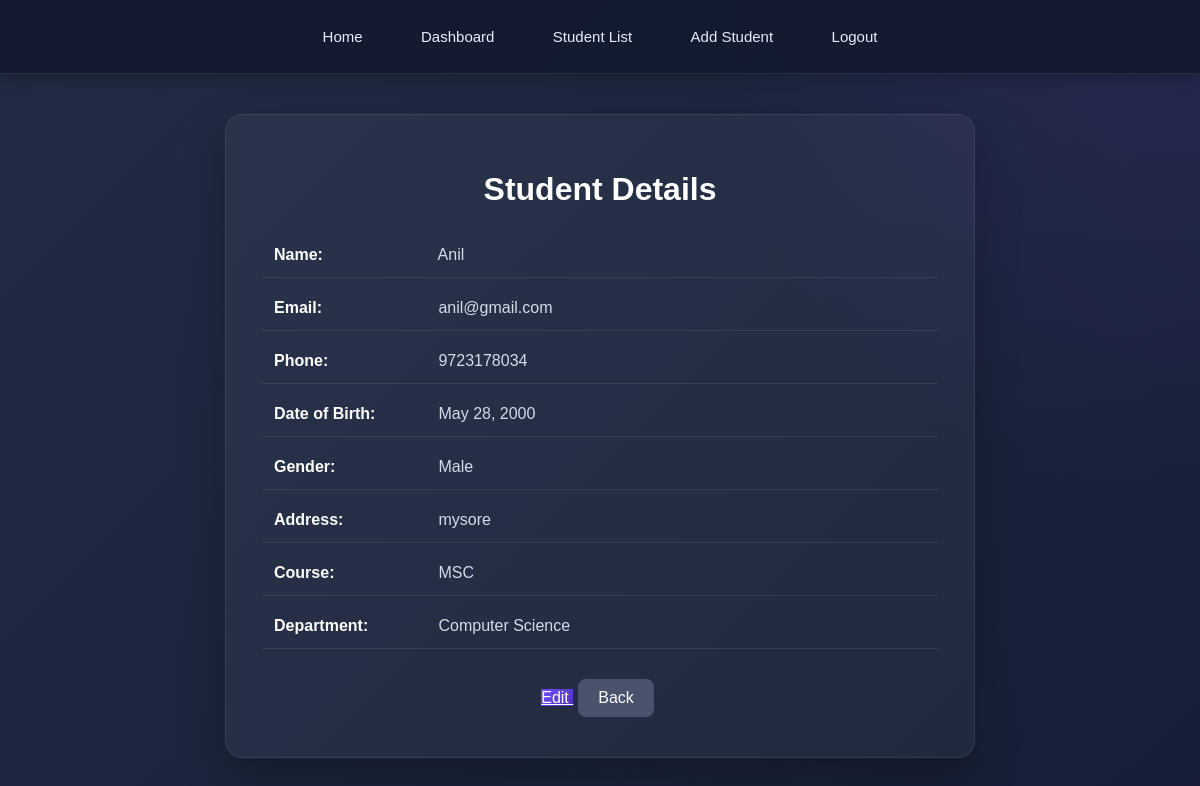
The app's page /student/13/ (signed in) with its own data.
### students/models.py (models this page shows, shortened)
class Student(models.Model):
    name = models.CharField(max_length=100)
    email = models.EmailField(unique=True)
    phone = models.CharField(max_length=10, unique=True)
    date_of_birth = models.DateField()
    gender = models.CharField(max_length=10)
    address = models.TextField()
    course = models.CharField(max_length=100)
    department = models.CharField(max_length=100)

### students/views.py (the view)
# urls.py: path('student/<int:id>/', views.student_detail, name='student_detail'),
@login_required
def student_detail(request, id):
    student = get_object_or_404(Student, id=id)
    return render(
        request,
        'students/student_detail.html',
        {'student': student}
    )

### StudentManagementSystem/students/templates/students/student_detail.html (shortened to what this page needs)
{% load static %}
<!DOCTYPE html>
<html>
<head>
    <link rel="stylesheet" href="{% static 'students/style.css' %}">
</head>
<body>
    <nav>
        <a href="{% url 'home' %}">Home</a>
        {% if user.is_authenticated %}
            <a href="{% url 'dashboard' %}">Dashboard</a>
            <a href="{% url 'student_list' %}">
                Student List
            </a>
            <a href="{% url 'add_student' %}">
                Add Student
            </a>
            <a href="{% url 'logout' %}">
                Logout
            </a>
        {% else %}
            <a href="{% url 'login' %}">
                Login
            </a>
        {% endif %}
    </nav>
    <div class="detail-container">
        <h1>Student Details</h1>
        <div class="student-details">
            <p>
                <strong>Name:</strong> {{ student.name }}
            </p>
            <p>
                <strong>Email:</strong> {{ student.email }}
            </p>
            <p>
                <strong>Phone:</strong> {{ student.phone }}
            </p>
            <p>
                <strong>Date of Birth:</strong> {{ student.date_of_birth }}
            </p>
            <p>
                <strong>Gender:</strong> {{ student.gender }}
            </p>
            <p>
                <strong>Address:</strong> {{ student.address }}
            </p>
            <p>
                <strong>Course:</strong> {{ student.course }}
            </p>
            <p>
                <strong>Department:</strong> {{ student.department }}
            </p>
        </div>
        <div class="detail-buttons">
            <a href="{% url 'edit_student' student.id %}" class="edit-button"> Edit </a>
            <a href="{% url 'student_list' %}" class="back-button"> Back </a>
        </div>
    </div>
</body>
</html>

### students/static/students/style.css (style rules this page uses)
* { box-sizing: border-box; }
html { scroll-behavior: smooth; }
body { margin: 0; padding: 0; font-family: Arial, Helvetica, sans-serif; background: radial-gradient( circle at top right, rgba(110, 72, 220, 0.15), transparent 35% ), linear-gradient( 135deg, #212C43 0%, #171E35 100% ); color: #ffffff; min-height: 100vh; text-align: center; }
nav { background: rgba(20, 27, 48, 0.95); padding: 18px 25px; text-align: center; border-bottom: 1px solid rgba(255, 255, 255, 0.08); box-shadow: 0 4px 20px rgba(0, 0, 0, 0.25); position: relative; z-index: 10; }
nav a { display: inline-block; color: #e9ecff; text-decoration: none; margin: 0 12px; padding: 10px 15px; font-size: 15px; border-radius: 8px; transition: 0.3s ease; }
.edit-button { background: linear-gradient( 135deg, #6c4cff, #5133b6 ); color: white !important; }
.detail-container { width: 85%; max-width: 750px; margin: 40px auto; padding: 35px; background: rgba(255, 255, 255, 0.045); border-radius: 18px; border: 1px solid rgba(255, 255, 255, 0.08); box-shadow: 0 20px 45px rgba(0, 0, 0, 0.25); }
.detail-container h1 { text-align: center; margin-bottom: 25px; color: white; }
.student-details { margin-top: 20px; }
.student-details p { padding: 13px; margin: 8px 0; border-bottom: 1px solid rgba(255, 255, 255, 0.08); color: #d6dbea; text-align: left; }
.student-details strong { display: inline-block; width: 160px; color: #ffffff; }
.detail-buttons { text-align: center; margin-top: 25px; }
.back-button { display: inline-block; padding: 10px 20px; margin: 5px; color: white; text-decoration: none; border-radius: 8px; background: #4a536b; transition: 0.3s ease; }

### records on screen
Student: name "Anil", email "anil@gmail.com", phone "9723178034", date_of_birth "May 28, 2000", gender "Male", address "mysore", course "MSC", department "Computer Science"
